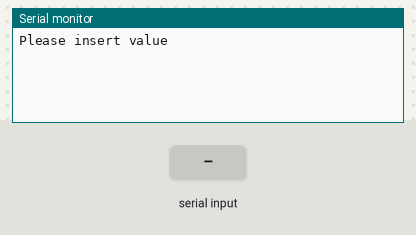
This sketch was run on a simulated Arduino Uno, built with avr-gcc and run on an emulated ATmega328P. On the bench: the last lines printed to the serial monitor. Inputs (shaded band) come from the test bench.

Above: at 1.2 s.
1.3 s: "1" received over Serial
At 1.7 s:
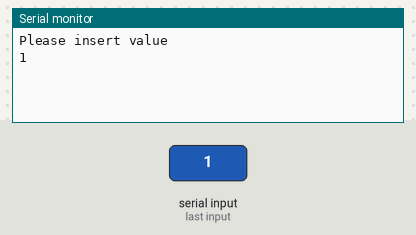
2.8 s: "0" received over Serial
At 4.0 s:
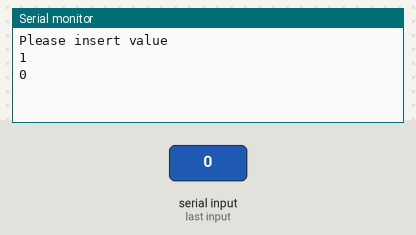
4.3 s: "2" received over Serial
At 5.2 s:
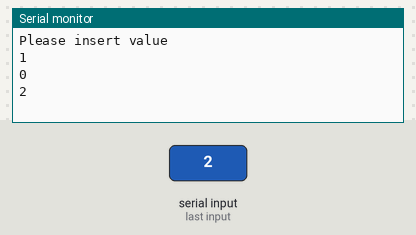

Measured:
- after the input at 1.3 s, the serial monitor: prints a new line at once (image 1)
- after the input at 2.8 s, the serial monitor: prints a new line at once (image 2)
- after the input at 4.3 s, the serial monitor: prints a new line at once (image 3)

The sketch:

serialRead.ino.ino
```cpp
// whole content
String incomingContent = "";
// single character
char character;

void setup() {
	Serial.begin(9600);     // opens serial port, sets data rate to 9600 bps
        Serial.println("Please insert value");
}

void loop() {

	while (Serial.available()) {
		character = Serial.read();
		incomingContent.concat(character);
	}

	if (incomingContent != "") {
		Serial.println(incomingContent);
                incomingContent = "";
	}
}
```
